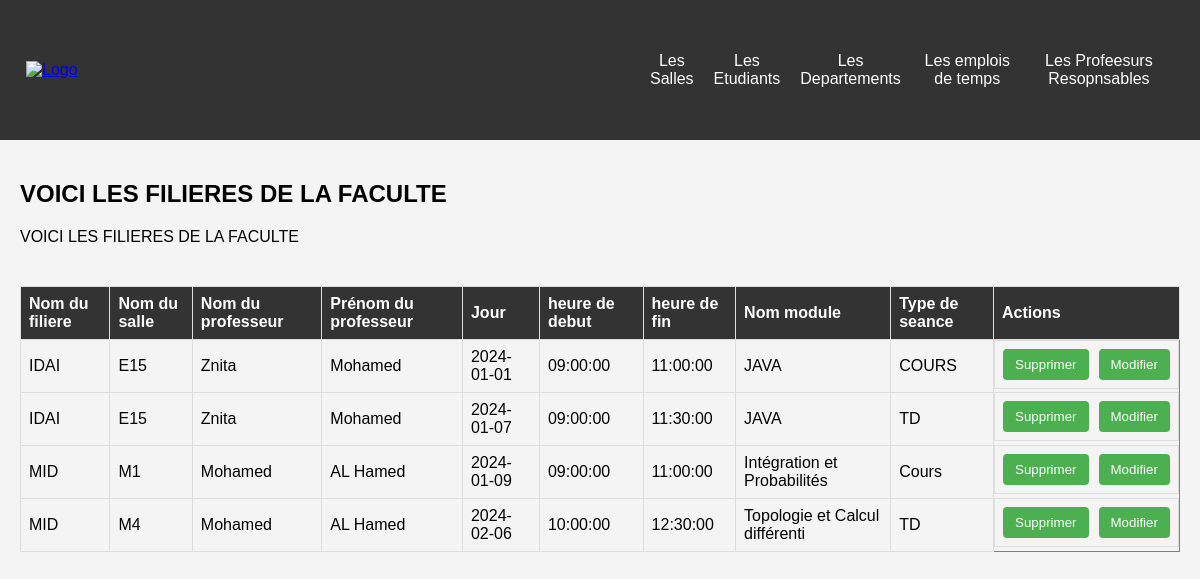
Screenshot of /emploi_temps.php with the database file from the repository.
### tables this page shows
CREATE TABLE `emploi_temps` (
  `id_seance` int(11) NOT NULL,
  `nom_module` char(30) DEFAULT NULL,
  `nom_filiere` char(30) DEFAULT NULL,
  `date_seance` date DEFAULT NULL,
  `heure_debut` time DEFAULT NULL,
  `heure_fin` time DEFAULT NULL,
  `type_seance` varchar(10) DEFAULT NULL,
  `nom_salle_lie` char(10) DEFAULT NULL,
  `id_prof` int(11) DEFAULT NULL,
  `nom_departement` varchar(255) DEFAULT NULL
);

CREATE TABLE `professeurs` (
  `email_insti_prof` char(50) DEFAULT NULL,
  `nom_prof` char(20) DEFAULT NULL,
  `prenom_prof` char(20) DEFAULT NULL,
  `password` char(20) DEFAULT NULL,
  `id_prof` int(11) NOT NULL,
  `date_naissance` date DEFAULT NULL,
  `date_embauche` date DEFAULT NULL,
  `adresse` varchar(255) DEFAULT NULL,
  `tele` varchar(20) DEFAULT NULL,
  `nom_departement` char(50) DEFAULT NULL
);

### emploi_temps.php (the view, shortened to what this page needs)
<!DOCTYPE html>
<html lang="en">
<head>
</head>
<body>
    <div class="header">
        <nav>
            <a href="index.php"><img src="images/logo.png" alt="Logo"></a>
            <div class="nav-links" id="navLinks">
                <ul>
                    <li><a href="ajouter_salle.php">Les Salles</a></li>
                    <li><a href="ajoute_etudiants.php">Les Etudiants</a></li>
                    <li><a href="modifier_resp_departement.php">Les Departements</a></li>
                    <li><a href="emploi_temps.php">Les emplois de temps</a></li>
                    <li><a href="profs_resp.php">Les Profeesurs Resopnsables</a></li>
                </ul>
            </div>
        </nav>
    </div>
    <div class="container">
        <h2>VOICI LES FILIERES DE LA FACULTE</h2>
        <table>
            <?php
            echo "VOICI LES FILIERES DE LA FACULTE <br>" ;
            $con = mysqli_connect("localhost", "root", "", "our_project");
            function afficher_emploi_temps($con) {
                $resultArray = array();
                $req = "SELECT emploi_temps.*, nom_prof, prenom_prof
                        FROM emploi_temps
                        JOIN professeurs ON emploi_temps.id_prof = professeurs.id_prof
                        ";
                $result = mysqli_query($con, $req);
                if ($result) {
                    while ($row = mysqli_fetch_assoc($result)) {
                        $resultArray[] = array(
                            'nom_filiere' => $row["nom_filiere"],
                            'prenom_prof' => $row["prenom_prof"],
                            'nom_prof' => $row["nom_prof"],
                            'nom_module' => $row["nom_module"]  ,
                            'date_seance' => $row["date_seance"]  ,
                            'heure_debut' => $row["heure_debut"]  ,
                            'heure_fin' => $row["heure_fin"]  ,
                            'type_seance' => $row["type_seance"] ,
                            'nom_salle' => $row["nom_salle_lie"]
                        );
                    }
                } else {
                    echo "Error: " . mysqli_error($con);
                }
                return $resultArray;
            }
            $resultArray = afficher_emploi_temps($con);
            echo '<table border="1">
                    <tr>
                        <th>Nom du filiere</th>
                        <th>Nom du salle</th>
                        <th>Nom du professeur</th>
                        <th>Prénom du professeur</th>
                        <th>Jour</th>
                        <th>heure de debut</th>
                        <th>heure de fin </th>
                        <th> Nom module</th>
                        <th> Type de seance</th>
                        <th>Actions</th>
                    </tr>';
            foreach ($resultArray as $row) {
                echo '<tr>
                        <td>' . $row['nom_filiere'] . '</td>
                        <td>' . $row['nom_salle'] . '</td>
                        <td>' . $row['nom_prof'] . '</td>
                        <td>' . $row['prenom_prof'] . '</td>
                        <td>' . $row['date_seance'] . '</td>
                        <td>' . $row['heure_debut'] . '</td>
                        <td>' . $row['heure_fin'] . '</td>
                        <td>' . $row['nom_module'] . '</td>
                        <td>' . $row['type_seance'] . '</td>
                        <td class="btn-container">
                    <form action="emploi_temps.php" method="get">
                        <input type="hidden" name="nom_filiere" value="' . $row['nom_filiere'] . '">
                        <input type="hidden" name="heure_debut" value="' . $row['heure_debut'] . '">
                        <input type="hidden" name="heure_fin" value="' . $row['heure_fin'] . '">
                        <input type="hidden" name="date_seance" value="' . $row['date_seance'] . '">
                        <input type="submit" class="btn-delete" value="Supprimer" name="submit_button" onclick="return confirm(\'Are you sure you want to delete?\');">
                    </form>
                    <form action="update_emploi.php" method="get">
                        <input type="hidden" name="nom_filiere" value="' . $row['nom_filiere'] . '">
                        <input type="hidden" name="heure_debut" value="' . $row['heure_debut'] . '">
                        <input type="hidden" name="heure_fin" value="' . $row['heure_fin'] . '">
                        <input type="hidden" name="date_seance" value="' . $row['date_seance'] . '">
                        <input type="submit" value="Modifier" name="update_button">
                    </form>
                </td>
                      </tr>';
            }
            echo '</table>';
            ?>
        </table>
    </div>
</body>
</html>

### emploi_temps.php (style rules this page uses)
body { font-family: 'Arial', sans-serif; margin: 0; padding: 0; background-color: #f4f4f4; }
.container { max-width: 1200px; margin: 0 auto; padding: 20px; }
.header { background-color: #333; color: #fff; text-align: center; padding: 1rem; }
nav { display: flex; justify-content: space-between; align-items: center; padding: 10px; }
nav img { height: 60px; }
.nav-links { display: flex; justify-content: space-around; width: 50%; }
.nav-links ul { list-style: none; display: flex; justify-content: space-between; }
.nav-links a { text-decoration: none; color: #fff; padding: 10px; display: block; transition: background 0.3s ease; }
table { width: 100%; border-collapse: collapse; margin-top: 20px; }
th, td { border: 1px solid #ddd; padding: 8px; text-align: left; }
th { background-color: #333; color: #fff; }
form { margin: 0; }
.btn-container { display: flex; gap: 10px; }
.btn-container form { margin: 0; }
.btn-container input[type="submit"] { background-color: #4CAF50; color: white; padding: 8px 12px; border: none; border-radius: 4px; cursor: pointer; }
.btn-delete { background-color: #f44336; }

### rows the page displays
emploi_temps: nom_filiere "IDAI", nom_salle_lie "E15", id_prof.nom_prof "Znita", id_prof.prenom_prof "Mohamed", date_seance "2024-01-01", heure_debut "09:00:00", heure_fin "11:00:00", nom_module "JAVA", type_seance "COURS"
emploi_temps: nom_filiere "IDAI", nom_salle_lie "E15", id_prof.nom_prof "Znita", id_prof.prenom_prof "Mohamed", date_seance "2024-01-07", heure_debut "09:00:00", heure_fin "11:30:00", nom_module "JAVA", type_seance "TD"
emploi_temps: nom_filiere "MID", nom_salle_lie "M1", id_prof.nom_prof "Mohamed", id_prof.prenom_prof "AL Hamed", date_seance "2024-01-09", heure_debut "09:00:00", heure_fin "11:00:00", nom_module "Intégration et Probabilités", type_seance "Cours"
emploi_temps: nom_filiere "MID", nom_salle_lie "M4", id_prof.nom_prof "Mohamed", id_prof.prenom_prof "AL Hamed", date_seance "2024-02-06", heure_debut "10:00:00", heure_fin "12:30:00", nom_module "Topologie et Calcul différenti", type_seance "TD"
